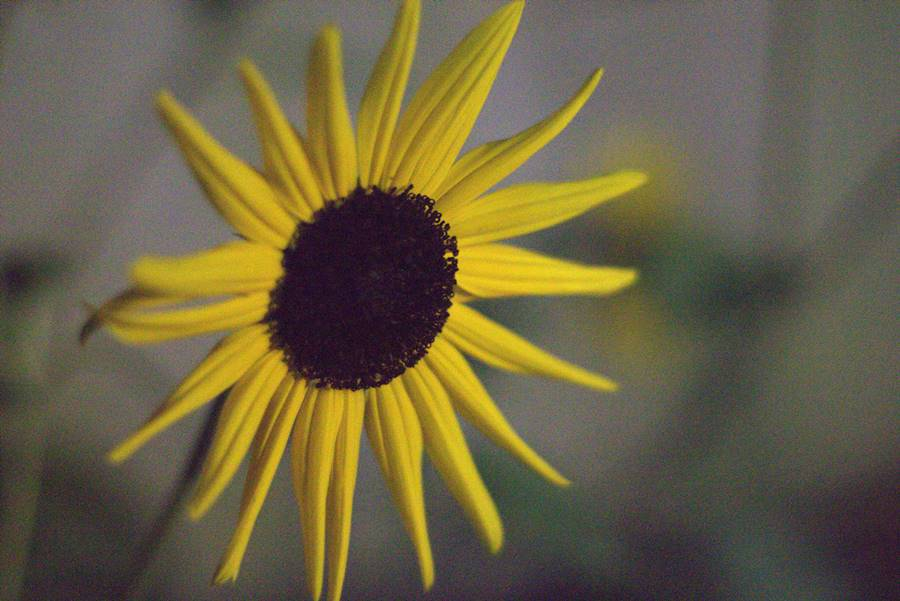
#> input picture project2/bunga.jpg, 900 x 601 px
$ python noise.py
#> lines starting #> are read from the running program, lines starting #| are printed output that depends on the picture
import cv2
import numpy as np
from matplotlib import pyplot as plt

# Load a noisy image
image = cv2.imread('bunga.jpg', cv2.IMREAD_GRAYSCALE)  # Ensure the image has noise
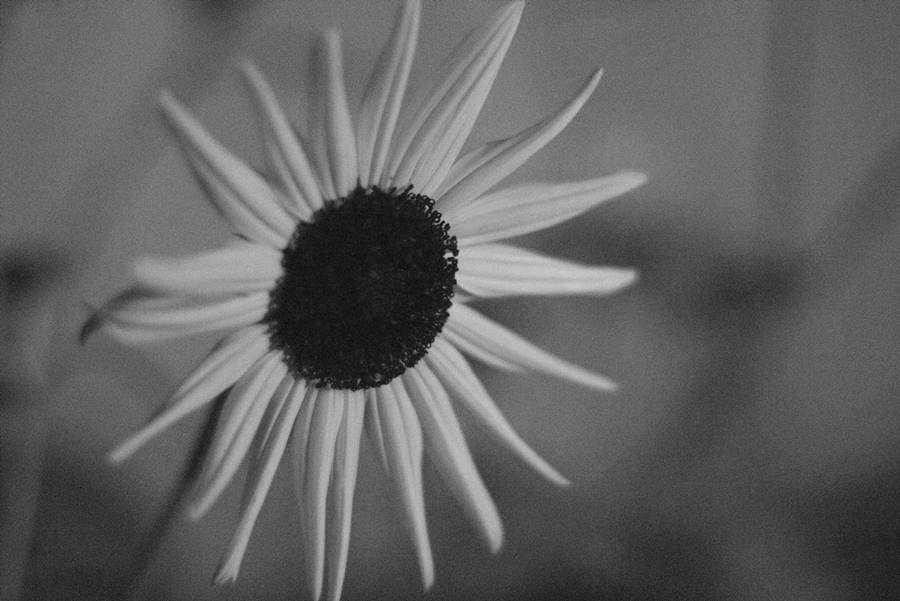
#> image: shape (601, 900); min 3, max 202, mean 97.2
if image is None:
    print("Error: Could not load image. Please check the file path.")
else:
    # Display original noisy image
    plt.figure(figsize=(15, 10))
    plt.subplot(3, 2, 1)
    plt.imshow(image, cmap='gray')
    plt.title("Original Noisy Image")
    plt.axis('off')

    # 1. Noise Reduction Filters

    # Apply Mean filter
    mean_filtered = cv2.blur(image, (5, 5))
    plt.subplot(3, 2, 2)
    plt.imshow(mean_filtered, cmap='gray')
    plt.title("Mean Filtered Image")
    plt.axis('off')

    # Apply Median filter
    median_filtered = cv2.medianBlur(image, 5)
    plt.subplot(3, 2, 3)
    plt.imshow(median_filtered, cmap='gray')
    plt.title("Median Filtered Image")
    plt.axis('off')

    # Apply Gaussian filter
    gaussian_filtered = cv2.GaussianBlur(image, (5, 5), 0)
    plt.subplot(3, 2, 4)
    plt.imshow(gaussian_filtered, cmap='gray')
    plt.title("Gaussian Filtered Image")
    plt.axis('off')

    # 2. Histogram Equalization for Contrast Enhancement
    equalized_image = cv2.equalizeHist(image)
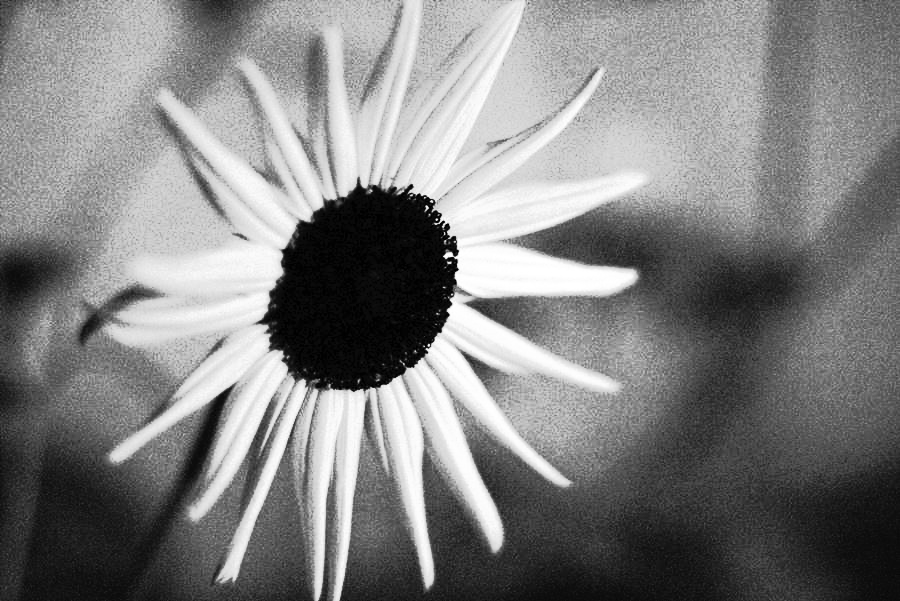
#> equalized_image: shape (601, 900); min 0, max 255, mean 128.8
    plt.subplot(3, 2, 5)
    plt.imshow(equalized_image, cmap='gray')
    plt.title("Histogram Equalized Image")
    plt.axis('off')

    # 3. Geometric Transformations: Rotation and Scaling

    # Define rotation matrix
    (h, w) = image.shape[:2]
#> h = 601; w = 900
    center = (w // 2, h // 2)
#> center = (450, 300)
    angle = 45  # Rotate by 45 degrees
    scale = 1.2  # Scale by 120%

    # Get rotation matrix and perform rotation and scaling
    rotation_matrix = cv2.getRotationMatrix2D(center, angle, scale)
    rotated_scaled_image = cv2.warpAffine(image, rotation_matrix, (w, h))
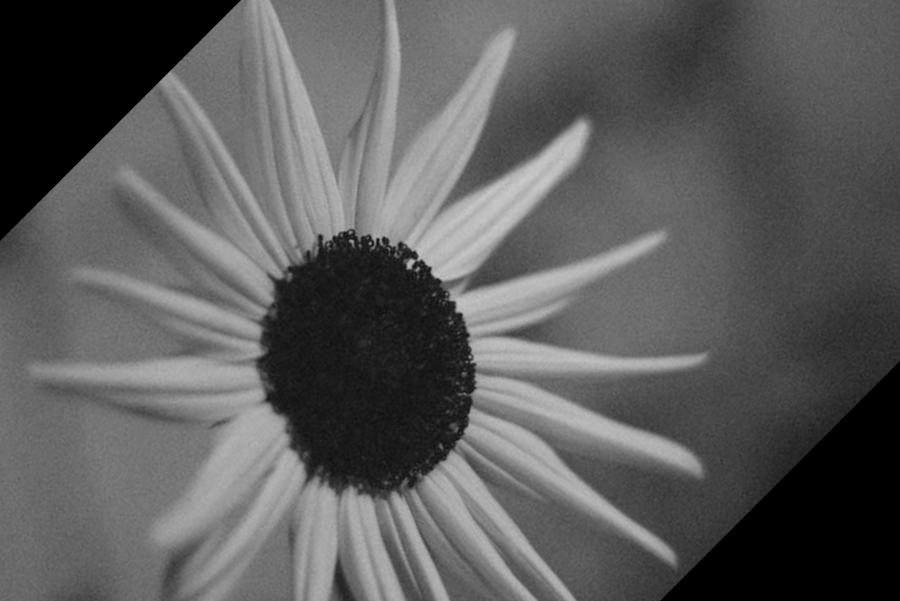
#> rotated_scaled_image: shape (601, 900); min 0, max 202, mean 91.7

    plt.subplot(3, 2, 6)
    plt.imshow(rotated_scaled_image, cmap='gray')
    plt.title("Rotated & Scaled Image")
    plt.axis('off')

    # Display all images
    plt.tight_layout()
    plt.show()
